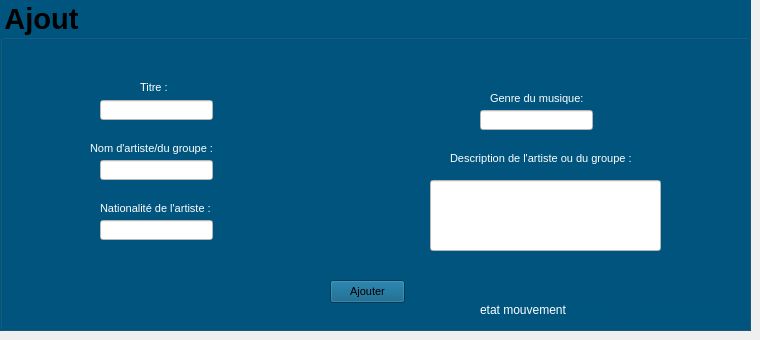
     <widget class="QWidget" name="tab1_2">
      <attribute name="title">
       <string>ajout</string>
      </attribute>
      <widget class="QGroupBox" name="groupBox_5">
       <property name="geometry">
        <rect>
         <x>0</x>
         <y>0</y>
         <width>751</width>
         <height>331</height>
        </rect>
       </property>
       <property name="font">
        <font>
         <pointsize>22</pointsize>
         <weight>75</weight>
         <bold>true</bold>
        </font>
       </property>
       <property name="styleSheet">
        <string notr="true">background-color: rgb(0, 85, 127);</string>
       </property>
       <property name="title">
        <string>Ajout</string>
       </property>
       <widget class="QLabel" name="label_67">
        <property name="geometry">
         <rect>
          <x>140</x>
          <y>80</y>
          <width>47</width>
          <height>14</height>
         </rect>
        </property>
        <property name="font">
         <font>
          <pointsize>8</pointsize>
          <weight>50</weight>
          <bold>false</bold>
         </font>
        </property>
        <property name="styleSheet">
         <string notr="true">color: rgb(255, 255, 255);</string>
        </property>
        <property name="text">
         <string>Titre :</string>
        </property>
       </widget>
       <widget class="QLabel" name="label_68">
        <property name="geometry">
         <rect>
          <x>90</x>
          <y>140</y>
          <width>141</width>
          <height>16</height>
         </rect>
        </property>
        <property name="font">
         <font>
          <pointsize>8</pointsize>
          <weight>50</weight>
          <bold>false</bold>
         </font>
        </property>
        <property name="styleSheet">
         <string notr="true">color: rgb(255, 255, 255);</string>
        </property>
        <property name="text">
         <string>Nom d'artiste/du groupe :</string>
        </property>
       </widget>
       <widget class="QLabel" name="label_69">
        <property name="geometry">
         <rect>
          <x>100</x>
          <y>200</y>
          <width>121</width>
          <height>16</height>
         </rect>
        </property>
        <property name="font">
         <font>
          <pointsize>8</pointsize>
          <weight>50</weight>
          <bold>false</bold>
         </font>
        </property>
        <property name="styleSheet">
         <string notr="true">color: rgb(255, 255, 255);</string>
        </property>
        <property name="text">
         <string>Nationalité de l'artiste :</string>
        </property>
       </widget>
       <widget class="QLabel" name="label_70">
        <property name="geometry">
         <rect>
          <x>450</x>
          <y>150</y>
          <width>201</width>
          <height>16</height>
         </rect>
        </property>
        <property name="font">
         <font>
          <pointsize>8</pointsize>
          <weight>50</weight>
          <bold>false</bold>
         </font>
        </property>
        <property name="styleSheet">
         <string notr="true">color: rgb(255, 255, 255);</string>
        </property>
        <property name="text">
         <string>Description de l'artiste ou du groupe :</string>
        </property>
       </widget>
       <widget class="QLabel" name="label_71">
        <property name="geometry">
         <rect>
          <x>490</x>
          <y>90</y>
          <width>111</width>
          <height>16</height>
         </rect>
        </property>
        <property name="font">
         <font>
          <pointsize>8</pointsize>
          <weight>50</weight>
          <bold>false</bold>
         </font>
        </property>
        <property name="styleSheet">
         <string notr="true">color: rgb(255, 255, 255);</string>
        </property>
        <property name="text">
         <string>Genre du musique:</string>
        </property>
       </widget>
       <widget class="QLineEdit" name="l_titre_2">
        <property name="geometry">
         <rect>
          <x>100</x>
          <y>100</y>
          <width>113</width>
          <height>20</height>
         </rect>
        </property>
        <property name="font">
         <font>
          <pointsize>8</pointsize>
          <weight>50</weight>
          <bold>false</bold>
         </font>
        </property>
        <property name="styleSheet">
         <string notr="true">background-color: rgb(255, 255, 255);</string>
        </property>
       </widget>
       <widget class="QLineEdit" name="l_nom_2">
        <property name="geometry">
         <rect>
          <x>100</x>
          <y>160</y>
          <width>113</width>
          <height>20</height>
         </rect>
        </property>
        <property name="font">
         <font>
          <pointsize>8</pointsize>
          <weight>50</weight>
          <bold>false</bold>
         </font>
        </property>
        <property name="styleSheet">
         <string notr="true">background-color: rgb(255, 255, 255);</string>
        </property>
       </widget>
       <widget class="QLineEdit" name="l_nat_2">
        <property name="geometry">
         <rect>
          <x>100</x>
          <y>220</y>
          <width>113</width>
          <height>20</height>
         </rect>
        </property>
        <property name="font">
         <font>
          <pointsize>8</pointsize>
          <weight>50</weight>
          <bold>false</bold>
         </font>
        </property>
        <property name="styleSheet">
         <string notr="true">background-color: rgb(255, 255, 255);</string>
        </property>
       </widget>
       <widget class="QLineEdit" name="l_genre_2">
        <property name="geometry">
         <rect>
          <x>480</x>
          <y>110</y>
          <width>113</width>
          <height>20</height>
         </rect>
        </property>
        <property name="font">
         <font>
          <pointsize>8</pointsize>
          <weight>50</weight>
          <bold>false</bold>
         </font>
        </property>
        <property name="styleSheet">
         <string notr="true">background-color: rgb(255, 255, 255);</string>
        </property>
       </widget>
       <widget class="QLineEdit" name="l_descr_2">
        <property name="geometry">
         <rect>
          <x>430</x>
          <y>180</y>
          <width>231</width>
          <height>71</height>
         </rect>
        </property>
        <property name="font">
         <font>
          <pointsize>8</pointsize>
          <weight>50</weight>
          <bold>false</bold>
         </font>
        </property>
        <property name="styleSheet">
         <string notr="true">background-color: rgb(255, 255, 255);</string>
        </property>
       </widget>
       <widget class="QPushButton" name="pb_ajouter_3">
        <property name="geometry">
         <rect>
          <x>330</x>
          <y>280</y>
          <width>75</width>
          <height>23</height>
         </rect>
        </property>
        <property name="font">
         <font>
          <pointsize>8</pointsize>
          <weight>50</weight>
          <bold>false</bold>
         </font>
        </property>
        <property name="text">
         <string>Ajouter</string>
        </property>
       </widget>
       <widget class="QLabel" name="label_72">
        <property name="geometry">
         <rect>
          <x>480</x>
          <y>300</y>
          <width>131</width>
          <height>20</height>
         </rect>
        </property>
        <property name="styleSheet">
         <string notr="true">font: 10pt &quot;MS Shell Dlg 2&quot;;
color: rgb(255, 255, 255);</string>
        </property>
        <property name="text">
         <string>etat mouvement</string>
        </property>
       </widget>
       <widget class="QLabel" name="label_73">
        <property name="geometry">
         <rect>
          <x>630</x>
          <y>300</y>
          <width>101</width>
          <height>21</height>
         </rect>
        </property>
        <property name="styleSheet">
         <string notr="true">font: 9pt &quot;MS PGothic&quot;;</string>
        </property>
        <property name="text">
         <string/>
        </property>
       </widget>
      </widget>
     </widget>
